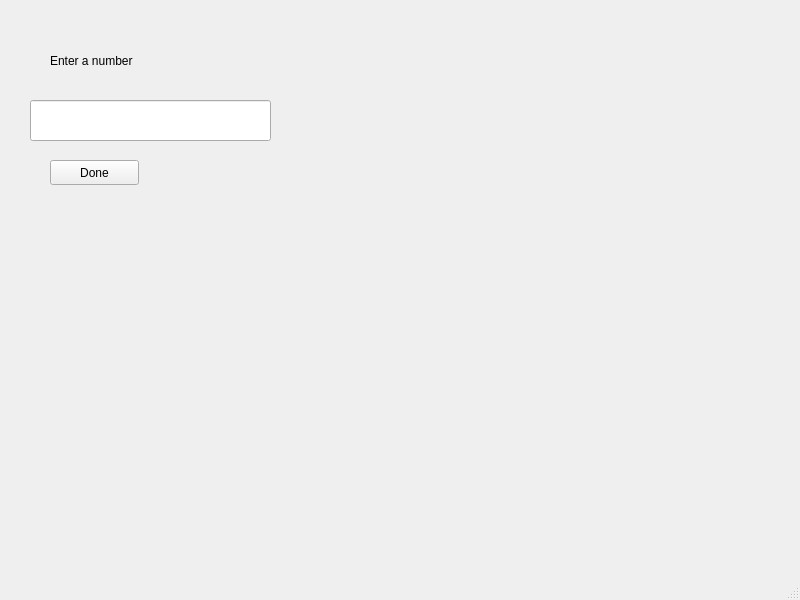
<?xml version="1.0" encoding="UTF-8"?>
<ui version="4.0">
 <class>MainWindow</class>
 <widget class="QMainWindow" name="MainWindow">
  <property name="geometry">
   <rect>
    <x>0</x>
    <y>0</y>
    <width>800</width>
    <height>600</height>
   </rect>
  </property>
  <property name="windowTitle">
   <string>MainWindow</string>
  </property>
  <widget class="QWidget" name="centralwidget">
   <widget class="QLabel" name="label">
    <property name="geometry">
     <rect>
      <x>50</x>
      <y>40</y>
      <width>221</width>
      <height>41</height>
     </rect>
    </property>
    <property name="text">
     <string>Enter a number</string>
    </property>
    <property name="scaledContents">
     <bool>false</bool>
    </property>
   </widget>
   <widget class="QLineEdit" name="lineEdit">
    <property name="geometry">
     <rect>
      <x>30</x>
      <y>100</y>
      <width>241</width>
      <height>41</height>
     </rect>
    </property>
   </widget>
   <widget class="QPushButton" name="pushButton">
    <property name="geometry">
     <rect>
      <x>50</x>
      <y>160</y>
      <width>89</width>
      <height>25</height>
     </rect>
    </property>
    <property name="text">
     <string>Done</string>
    </property>
   </widget>
   <widget class="QLabel" name="label_2">
    <property name="geometry">
     <rect>
      <x>30</x>
      <y>210</y>
      <width>171</width>
      <height>21</height>
     </rect>
    </property>
    <property name="text">
     <string/>
    </property>
   </widget>
   <widget class="QLabel" name="label_3">
    <property name="geometry">
     <rect>
      <x>40</x>
      <y>260</y>
      <width>151</width>
      <height>21</height>
     </rect>
    </property>
    <property name="text">
     <string/>
    </property>
   </widget>
  </widget>
  <widget class="QMenuBar" name="menubar">
   <property name="geometry">
    <rect>
     <x>0</x>
     <y>0</y>
     <width>800</width>
     <height>22</height>
    </rect>
   </property>
  </widget>
  <widget class="QStatusBar" name="statusbar"/>
 </widget>
 <resources/>
 <connections/>
</ui>
